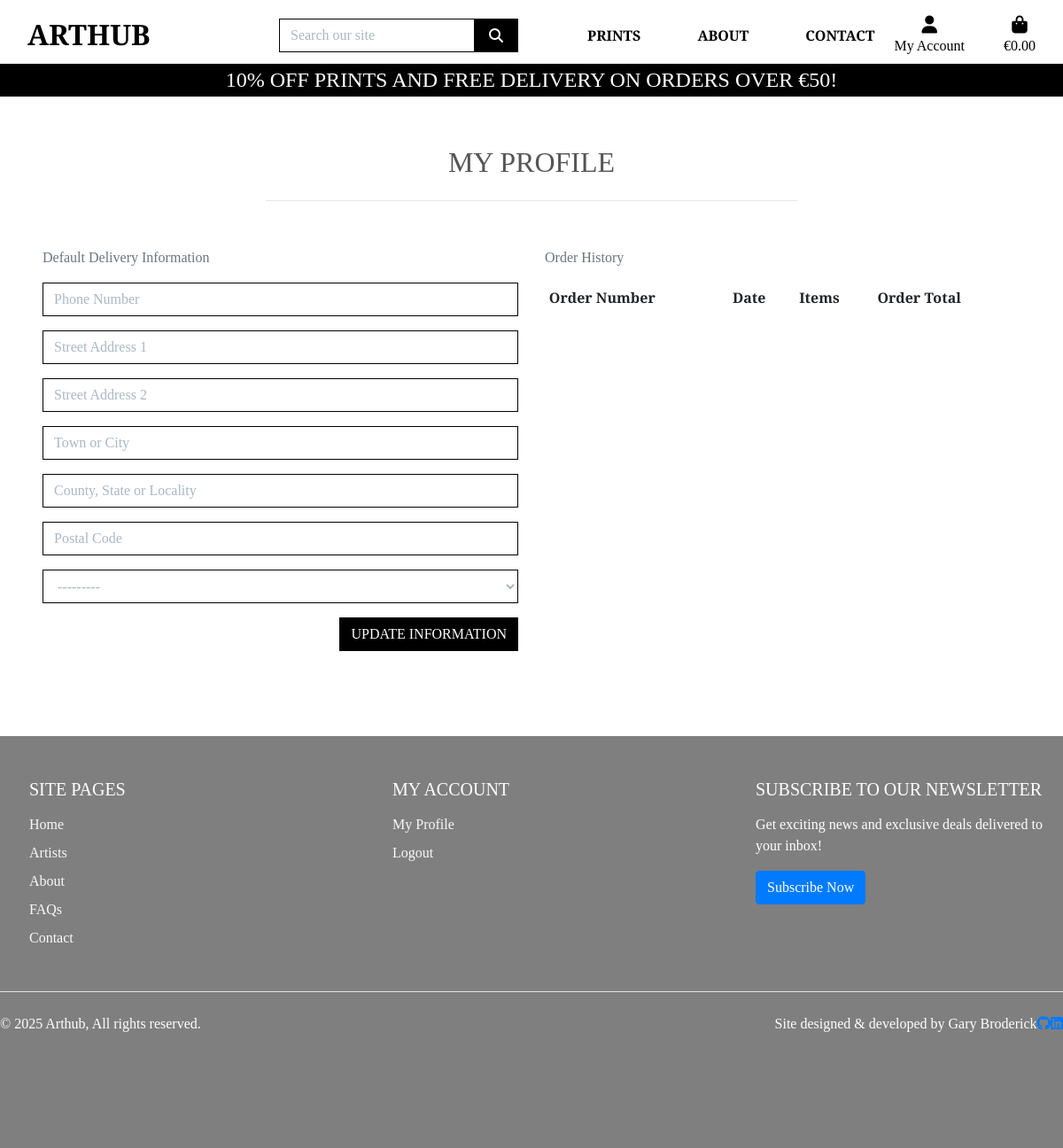
The app's page /profile/ (signed in), older data.
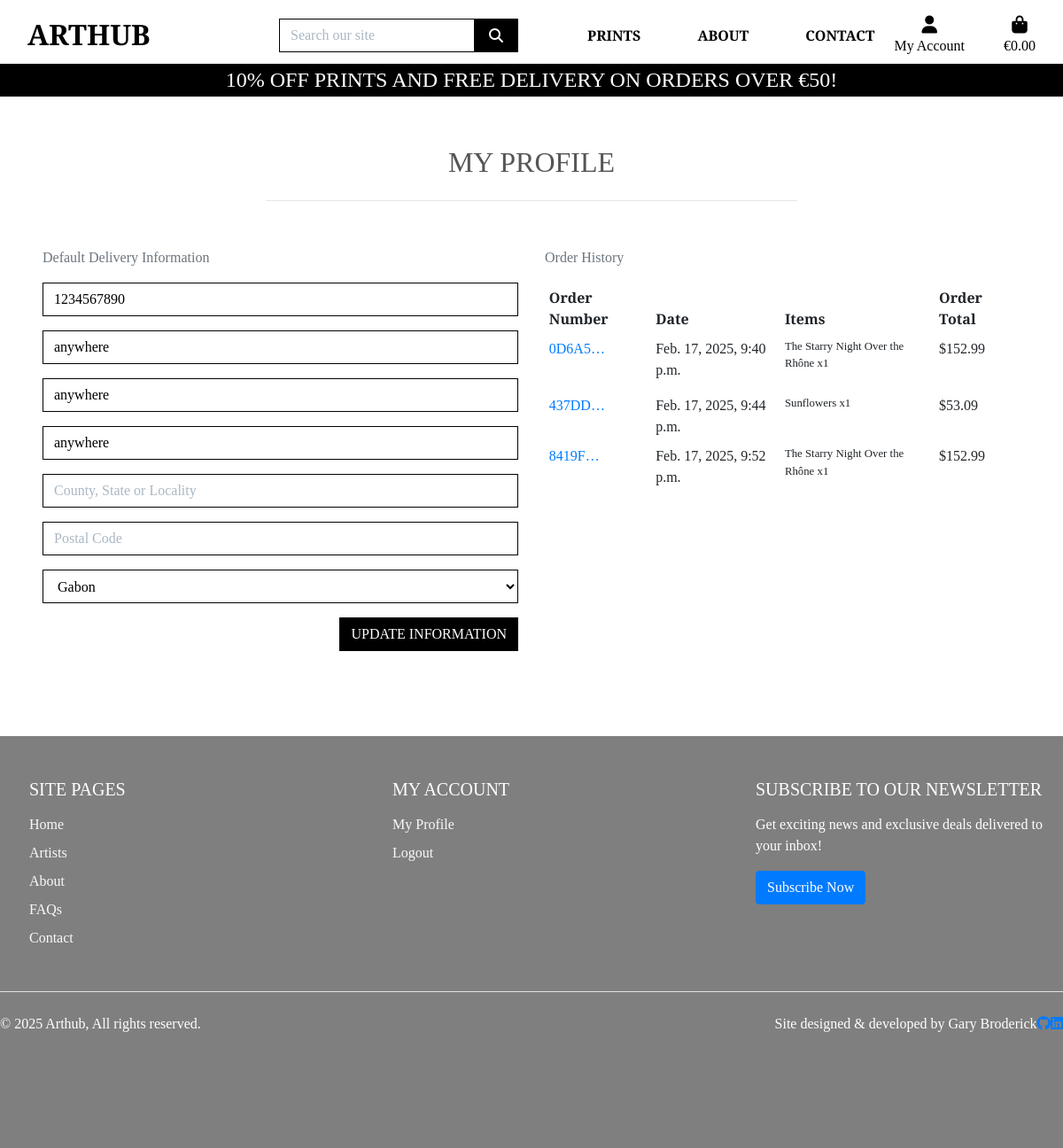
The same page, newer data.
### profiles/models.py (models this page shows, shortened)
class UserProfile(models.Model):
    user = models.OneToOneField(User, on_delete=models.CASCADE)
    default_phone_number = models.CharField(
        max_length=20, null=True, blank=True)
    default_street_address1 = models.CharField(
        max_length=80, null=True, blank=True)
    default_street_address2 = models.CharField(
        max_length=80, null=True, blank=True)
    default_town_or_city = models.CharField(
        max_length=40, null=True, blank=True)
    default_county = models.CharField(max_length=80, null=True, blank=True)
    default_postcode = models.CharField(max_length=20, null=True, blank=True)
    default_country = CountryField(
        blank_label='Country', null=True, blank=True)

### checkout/models.py (models this page shows, shortened)
class Order(models.Model):
    order_number = models.CharField(max_length=32, null=False, editable=False)
    user_profile = models.ForeignKey(
        UserProfile, on_delete=models.SET_NULL,
        null=True, blank=True, related_name='orders'
    )
    full_name = models.CharField(max_length=50, null=False, blank=False)
    email = models.EmailField(max_length=254, null=False, blank=False)
    phone_number = models.CharField(max_length=20, null=False, blank=False)
    country = CountryField(blank_label='Country *', null=False, blank=False)
    postcode = models.CharField(max_length=20, null=True, blank=True)
    town_or_city = models.CharField(max_length=40, null=False, blank=False)
    street_address1 = models.CharField(max_length=80, null=False, blank=False)
    street_address2 = models.CharField(max_length=80, null=True, blank=True)
    county = models.CharField(max_length=80, null=True, blank=True)
    date = models.DateTimeField(auto_now_add=True)
    delivery_cost = models.DecimalField(
        max_digits=6,
        decimal_places=2,
        null=False,
        default=0
    )
    order_total = models.DecimalField(
        max_digits=10,
        decimal_places=2,
        null=False,
        default=0
    )
    grand_total = models.DecimalField(
        max_digits=10,
        decimal_places=2,
        null=False,
        default=0
    )
    original_bag = models.TextField(null=False, blank=False, default='')
    stripe_pid = models.CharField(
        max_length=254,
        null=False, blank=False,
        default=''
    )

class OrderLineItem(models.Model):
    order = models.ForeignKey(
        Order,
        null=False,
        blank=False,
        on_delete=models.CASCADE,
        related_name='lineitems'
    )
    product = models.ForeignKey(
        Product,
        null=False,
        blank=False,
        on_delete=models.CASCADE
    )
    quantity = models.IntegerField(null=False, blank=False, default=0)
    lineitem_total = models.DecimalField(
        max_digits=6,
        decimal_places=2,
        null=False,
        blank=False,
        editable=False
    )

### products/models.py (models this page shows, shortened)
class Product(models.Model):
    category = models.ForeignKey(
        'Category',
        null=True,
        blank=True,
        on_delete=models.SET_NULL)
    sku = models.CharField(max_length=254, null=True, blank=True)
    artist = models.CharField(max_length=254)
    name = models.CharField(max_length=254)
    description = models.TextField()
    price = models.DecimalField(max_digits=6, decimal_places=2)
    discount_percentage = models.DecimalField(
        max_digits=5,
        decimal_places=2,
        default=0,  # Set default discount percentage to 0
        help_text="Discount percentage applied to the product price"
    )
    rating = models.DecimalField(
        max_digits=6,
        decimal_places=2,
        null=True,
        blank=True)
    image_url = models.URLField(max_length=1024, null=True, blank=True)
    image = models.ImageField(null=True, blank=True)

### profiles/views.py (the view)
# urls.py: path('profile/', include('profiles.urls')),
@login_required
def profile(request):
    profile = get_object_or_404(UserProfile, user=request.user)
    if request.method == 'POST':
        form = UserProfileForm(request.POST, instance=profile)
        if form.is_valid():
            form.save()
            messages.success(request, 'Profile updated successfully')
        else:
            messages.error(
                request, 'Update failed. Please ensure the form is valid.')
    else:
        form = UserProfileForm(instance=profile)
    orders = profile.orders.all()
    template = 'profiles/profile.html'
    context = {
        'form': form,
        'orders': orders,
        'on_profile_page': True
    }
    return render(request, template, context)

### profiles/templates/profiles/profile.html (shortened to what this page needs)
{% extends "base.html" %}
{% load static %}
{% block extra_css %}
    <link rel="stylesheet" href="{% static 'profiles/css/profile.css' %}">
{% endblock %}
{% block page_header %}
    <div class="container header-container">
    </div>
{% endblock %}
{% block content %}
<div class="overlay"></div>
<div class="container-fluid p-0">
    <div class="row">
        <div class="col">
            <h2 class="logo-font mb-4  text-center">My Profile</h2>
            <hr class="w-50 mb-1">
        </div>
    </div>
    <div class="row p-5">
        <div class="col-12 col-lg-6">
            <p class="text-muted">Default Delivery Information</p>
            <form class="mt-3" action="{% url 'profile' %}" method="POST" id="profile-update-form">
                {{ form|crispy }}
                <button class="btn btn-black rounded-0 text-uppercase float-right">Update Information</button>
            </form>
        </div>
        <div class="col-12 col-lg-6">
            <p class="text-muted">Order History</p>
            <div class="order-history table-responsive">
                <table class="table table-sm table-borderless">
                    <thead>
                        <tr>
                            <th>Order Number</th>
                            <th>Date</th>
                            <th>Items</th>
                            <th>Order Total</th>
                        </tr>
                    </thead>
                    <tbody>
                        {% for order in orders %}
                            <tr>
                                <td>
                                    <a href="{% url 'order_history' order.order_number %}"
                                    title="{{ order.order_number }}">
                                        {{ order.order_number|truncatechars:6 }}
                                    </a>
                                </td>
                                <td>{{ order.date }}</td>
                                <td>
                                    <ul class="list-unstyled">
                                        {% for item in order.lineitems.all %}
                                            <li class="small">
                                                {{ item.product.name }} x{{ item.quantity }}
                                            </li>
                                        {% endfor %}
                                    </ul>
                                </td>
                                <td>${{ order.grand_total }}</td>
                            </tr>
                        {% endfor %}
                    </tbody>
                </table>
            </div>
        </div>
    </div>
{% endblock %}

### templates/base.html (shortened to what this page needs)
{% load static %}
<!doctype html>
<html lang="en">
  <head>
    {% block corecss %}
        <link rel="stylesheet" href="https://cdn.jsdelivr.net/npm/bootstrap@4.4.1/dist/css/bootstrap.min.css">
        <link rel="stylesheet" href="{% static 'css/base.css' %}">
    {% endblock %}
    {% block extra_css %}
    {% endblock %}
  </head>
  <body>
    <header class="container-fluid fixed-top">
      <div id="topnav" class="row bg-white pt-lg-2">
          <div class="col-12 col-lg-2 col-xl-3 my-auto py-1 py-lg-0 text-center text-lg-left">
              <a href="{% url 'home' %}" class="nav-link main-logo-link">
                  <h2 class="logo-font text-black my-0"><strong>Arthub</strong></h2>
              </a>
          </div>
          <div class="col-12 col-lg-3 my-auto py-1 py-lg-0 hide-on-mobile">
              <form method="GET" action="{% url 'products' %}">
                  <div class="input-group w-100">
                      <input class="form-control border border-black rounded-0" type="text" name="q" placeholder="Search our site">
                      <div class="input-group-append">
                          <button class="form-control btn btn-black border border-black rounded-0" type="submit">
                              <span class="icon">
                                  <i class="fas fa-search"></i>
                              </span>
                          </button>
                      </div>
                  </div>
              </form>
          </div>
            <div class="col-12 col-lg-4 col-xl-3 my-auto py-1 py-lg-0">
              <nav class="navbar navbar-expand-lg navbar-light w-100">
                  {% include 'includes/main-nav.html' %}
              </nav>
            </div>
          <div class="col-12 col-lg-3 my-auto py-1 py-lg-0 hide-on-mobile">
              <ul class="list-inline list-unstyled text-center text-lg-right my-0">
                  <li class="list-inline-item dropdown">
                      <a class="text-black nav-link" href="#" id="user-options" data-toggle="dropdown" aria-haspopup="true" aria-expanded="false">
                          <div class="text-center">
                              <div><i class="fas fa-user fa-lg"></i></div>
                              <p class="my-0">My Account</p>
                          </div>
                      </a>
                  </li>
                  <li class="list-inline-item">
                      <a class="{% if grand_total %}text-info font-weight-bold{% else %}text-black{% endif %} nav-link" href="{% url 'view_bag' %}">
                          <div class="text-center">
                              <div><i class="fas fa-shopping-bag fa-lg"></i></div>
                              <p class="my-0">
                                  {% if grand_total %}
                                      €{{ grand_total|floatformat:2 }}
                                  {% else %}
                                      €0.00
                                  {% endif %}
                              </p>
                          </div>
                      </a>
                  </li>
              </ul>
          </div>
      </div>
      <div id="delivery-banner" class="row text-center">
          <div class="col bg-black text-white">
              <h4 class="logo-font my-1">10% Off Prints and Free Delivery On Orders Over €{{ free_delivery_threshold }}!</h4>
          </div>
      </div>
    </header>
    {% block page_header %}
    {% endblock %}
    {% block content %}
    {% endblock %}
    <footer class="container-fluid px-0 py-5 mt-5 text-white" id="footer-container">
        <div class="row">
          <div class="col-12 col-md-4 mb-3 pl-5">
            <h5 class="text-uppercase mb-3">Site Pages</h5>
            <ul class="nav flex-column">
              <li class="nav-item mb-2"><a href="#" class="nav-link p-0 text-light">Home</a></li>
              <li class="nav-item mb-2"><a href="{% url 'products' %}" class="nav-link p-0 text-light">Artists</a></li>
              <li class="nav-item mb-2"><a href="{% url 'about' %}" class="nav-link p-0 text-light">About</a></li>
              <li class="nav-item mb-2"><a href="{% url 'faq' %}" class="nav-link p-0 text-light">FAQs</a></li>
              <li class="nav-item mb-2"><a href="{% url 'contact-form' %}" class="nav-link p-0 text-light">Contact</a></li>
            </ul>
          </div>
          <div class="col-12 col-md-4 mb-3 pl-5">
            {% if user.is_authenticated %}
              <h5 class="text-uppercase mb-3">My Account</h5>
              <ul class="nav flex-column">
                <li class="nav-item mb-2"><a href="{% url 'profile' %}" class="nav-link p-0 text-light">My Profile</a></li>
                <li class="nav-item mb-2"><a href="{% url 'account_logout' %}" class="nav-link p-0 text-light">Logout</a></li>
              </ul>
            {% else %}
              <h5 class="text-uppercase mb-3">Account</h5>
              <ul class="nav flex-column">
                <li class="nav-item mb-2"><a href="{% url 'account_signup' %}" class="nav-link p-0 text-light">Register</a></li>
                <li class="nav-item mb-2"><a href="{% url 'account_login' %}" class="nav-link p-0 text-light">Login</a></li>
              </ul>
            {% endif %}
          </div>
          <div class="col-12 col-md-4 mb-3 pl-5">
            <h5 class="text-uppercase mb-3">Subscribe to our newsletter</h5>
            <p>Get exciting news and exclusive deals delivered to your inbox!</p>
            <form>
              <div class="d-flex justify-content-center justify-content-sm-start">
                <a class="btn btn-primary text-white" id="mailing-list-button" href="{% url 'mailing-list-subscribe' %}">Subscribe Now</a>
              </div>
            </form>
          </div>
        </div>
        <div class="d-flex flex-column flex-sm-row justify-content-between py-4 my-4 border-top">
          <p class="footer-credit-text">&copy; 2025 Arthub, All rights reserved.</p>
          <ul class="list-unstyled d-flex">
            <li>
              <p class="footer-credit-text">Site designed & developed by Gary Broderick</p>
            </li>
            <li class="ms-3"><a class="link-body-emphasis footer-credit-icon" rel="author" href="https://github.com/garybroderick" target="_blank"><i class="fa-brands fa-github"></i></a></li>
            <li class="ms-3"><a class="link-body-emphasis footer-credit-icon" rel="author" href="https://www.linkedin.com/in/garybroderick" target="_blank"><i class="fa-brands fa-linkedin"></i></a></li>
          </ul>
        </div>
      </footer>
  </body>
</html>

### templates/includes/main-nav.html (shortened to what this page needs)
<div class="collapse navbar-collapse" id="main-nav">
    <ul class="navbar-nav w-auto mx-auto">
        <li class="nav-item dropdown">
            <a class="logo-font font-weight-bold nav-link text-black mr-5" href="#" id="prints-link" data-toggle="dropdown" aria-haspopup="true" aria-expanded="false">
                Prints
            </a>
        </li>
        <li class="nav-item dropdown">
            <a class="logo-font font-weight-bold nav-link text-black mr-5" href="#" id="about-link" data-toggle="dropdown" aria-haspopup="true" aria-expanded="false">
                About
            </a>
        </li>
        <li class="nav-item dropdown">
            <a href="{% url 'contact-form' %}" class="logo-font font-weight-bold nav-link text-black mr-5">Contact</a>
        </li>
    </ul>
</div>

Row changes from the older to the newer data that the page shows:
changed UserProfile: default_phone_number (not shown) → "1234567890"; default_street_address1 (not shown) → "anywhere"; default_street_address2 (not shown) → "anywhere"; default_town_or_city (not shown) → "anywhere"; default_country "---------" → "Gabon"
added Order: order_number "0D6A5…", date "Feb. 17, 2025, 9:40 p.m.", grand_total "152.99"
added OrderLineItem: product.name "The Starry Night Over the Rhône", quantity "1", shown under "0D6A5…"
added Order: order_number "437DD…", date "Feb. 17, 2025, 9:44 p.m.", grand_total "53.09"
added OrderLineItem: product.name "Sunflowers", quantity "1", shown under "437DD…"
added Order: order_number "8419F…", date "Feb. 17, 2025, 9:52 p.m.", grand_total "152.99"
added OrderLineItem: product.name "The Starry Night Over the Rhône", quantity "1", shown under "8419F…"
